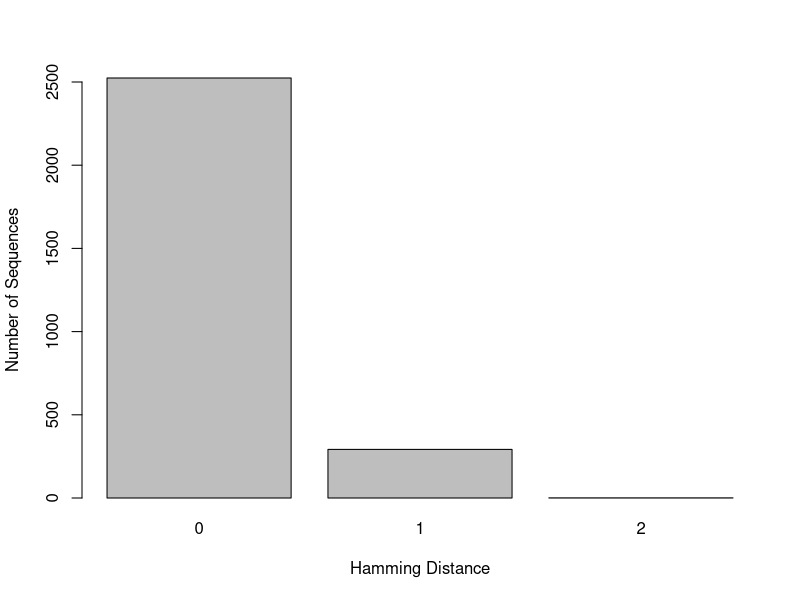
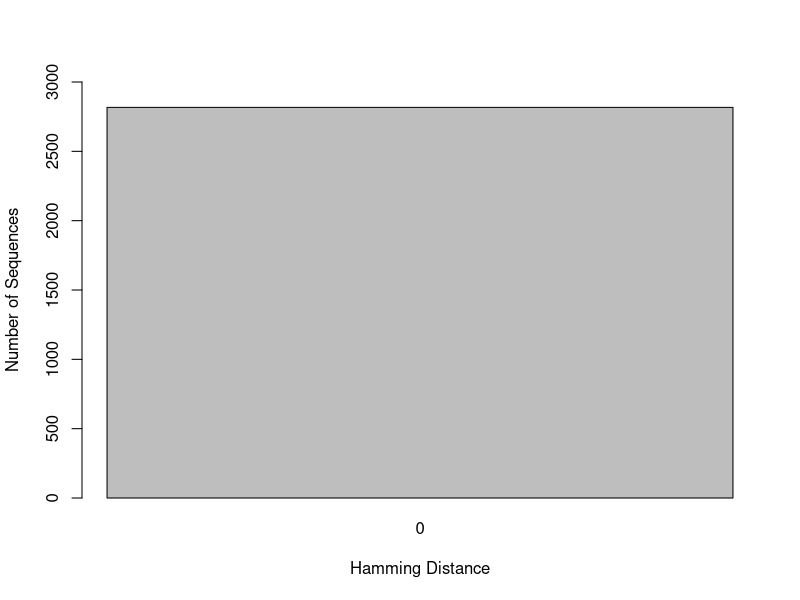
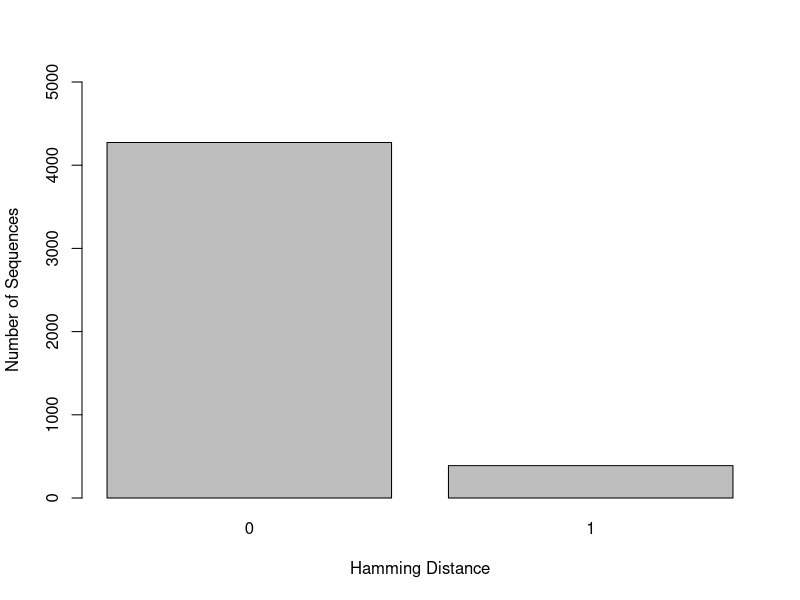
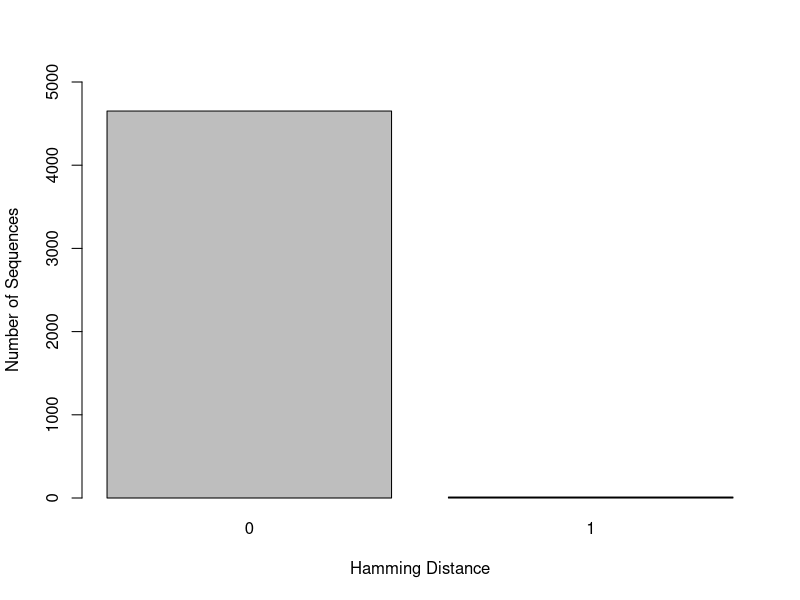
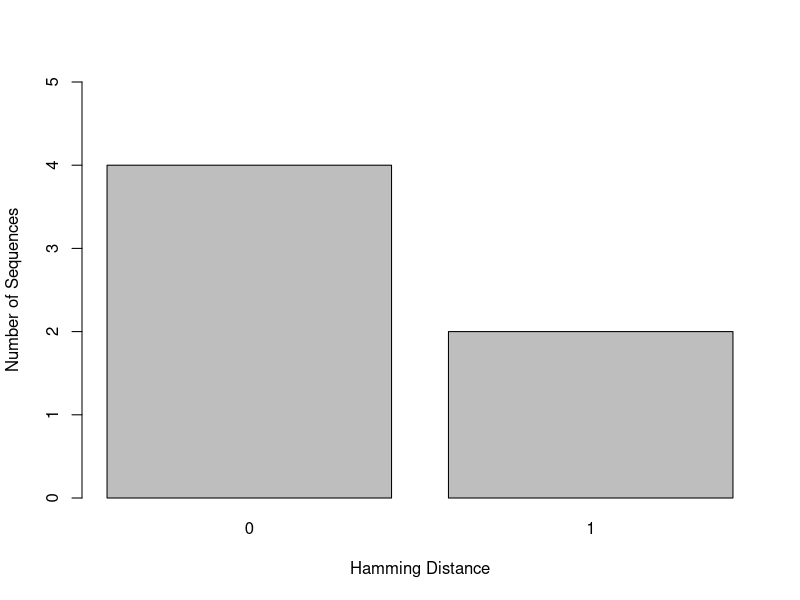
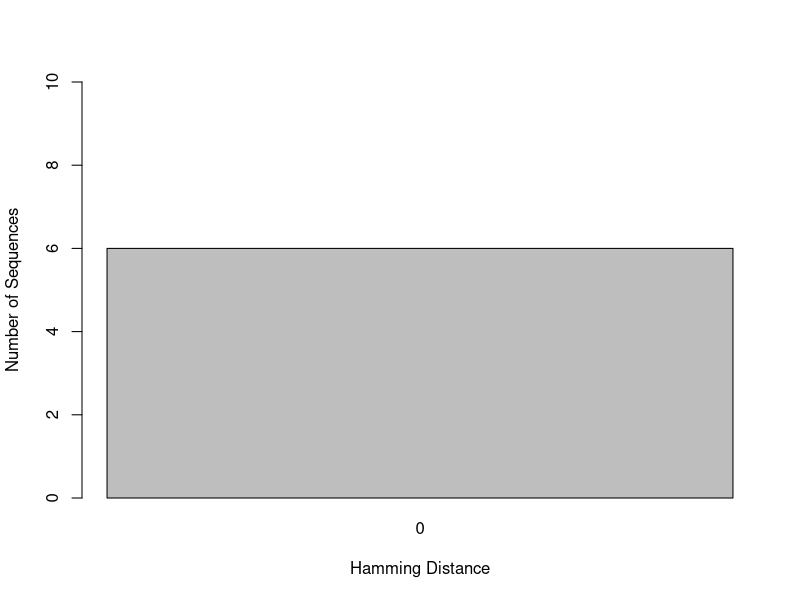
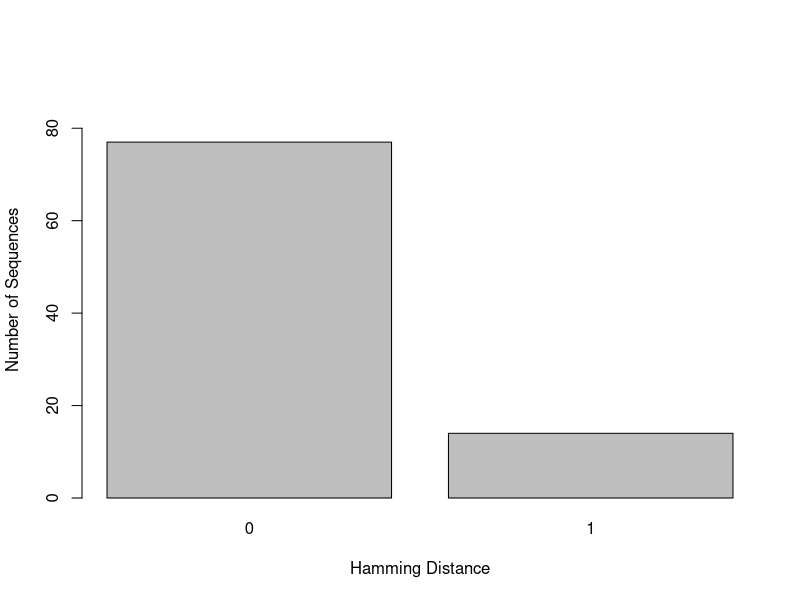
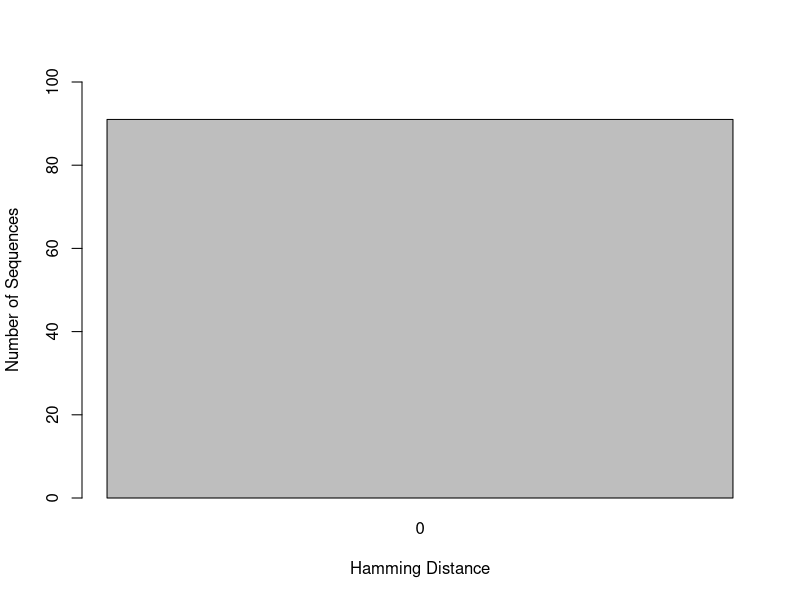

Write R code to recreate these figures, in order.
## ---- chunk 1
knitr::opts_chunk$set(root.dir = "C:/Users/Lexie Christopoulos/Repos/GenomeSequencing-/db/", echo = TRUE)
## ---- chunk 2
NS_H1_F <-read.csv("hamming_distance_results/NS_H1_NS_Forward_1.4_results_NCR.csv")

NS_H1_1 <- NS_H1_F[-c(2819),]

barplot(table(NS_H1_1$hamming_distance), xlab = "Hamming Distance", ylab = "Number of Sequences", ylim = c(0,2500))
## ---- chunk 3
NS_H1_R <-read.csv("hamming_distance_results/NS_H1_NS_Reverse_2.2_results_NCR.csv")

NS_H1_2 <- NS_H1_R[-c(2818),]

barplot(table(NS_H1_2$hamming_distance), xlab = "Hamming Distance", ylab = "Number of Sequences", ylim = c(0,3000))

## ---- chunk 4
NS_H3_F <-read.csv("hamming_distance_results/NS_H3_NS_Forward_1.4_results_NCR.csv")

NS_H3_1 <- NS_H3_F[-c(4667),]

barplot(table(NS_H3_1$hamming_distance), xlab = "Hamming Distance", ylab = "Number of Sequences", ylim = c(0,5000))
## ---- chunk 5
NS_H3_R <-read.csv("hamming_distance_results/NS_H3_NS_Reverse_2.2_results_NCR.csv")

NS_H3_2 <- NS_H3_R[-c(4667),]

barplot(table(NS_H3_2$hamming_distance), xlab = "Hamming Distance", ylab = "Number of Sequences", ylim = c(0,5000))
## ---- chunk 6
NS_H5_F <-read.csv("hamming_distance_results/NS_H5_NS_Forward_1.4_results_NCR.csv")

NS_H5_1 <- NS_H5_F[-c(7),]

barplot(table(NS_H5_1$hamming_distance), xlab = "Hamming Distance", ylab = "Number of Sequences", ylim = c(0,5))
## ---- chunk 7
NS_H5_R <-read.csv("hamming_distance_results/NS_H5_NS_Reverse_2.2_results_NCR.csv")

NS_H5_2 <- NS_H5_R[-c(7),]

barplot(table(NS_H5_2$hamming_distance), xlab = "Hamming Distance", ylab = "Number of Sequences", ylim = c(0,10))
## ---- chunk 8
NS_H7_F <-read.csv("hamming_distance_results/NS_H7_NS_Forward_1.4_results_NCR.csv")

NS_H7_1 <- NS_H7_F[-c(92),]

barplot(table(NS_H7_1$hamming_distance), xlab = "Hamming Distance", ylab = "Number of Sequences", ylim = c(0,90))
## ---- chunk 9
NS_H7_R <-read.csv("hamming_distance_results/NS_H7_NS_Reverse_2.2_results_NCR.csv")

NS_H7_2 <- NS_H7_R[-c(92),]

barplot(table(NS_H7_2$hamming_distance), xlab = "Hamming Distance", ylab = "Number of Sequences", ylim = c(0,100))

## ---- chunk 10
NS_H9_F <-read.csv("hamming_distance_results/NS_H9_NS_Forward_1.4_results_NCR.csv")

NS_H9_1 <- NS_H9_F[-c(30),]

barplot(table(NS_H9_1$hamming_distance), xlab = "Hamming Distance", ylab = "Number of Sequences", ylim = c(0,20))
## ---- chunk 11
NS_H9_R <-read.csv("hamming_distance_results/NS_H9_NS_Reverse_2.2_results_NCR.csv")

NS_H9_2 <- NS_H9_R[-c(30),]

barplot(table(NS_H9_2$hamming_distance), xlab = "Hamming Distance", ylab = "Number of Sequences", ylim = c(0,30))
